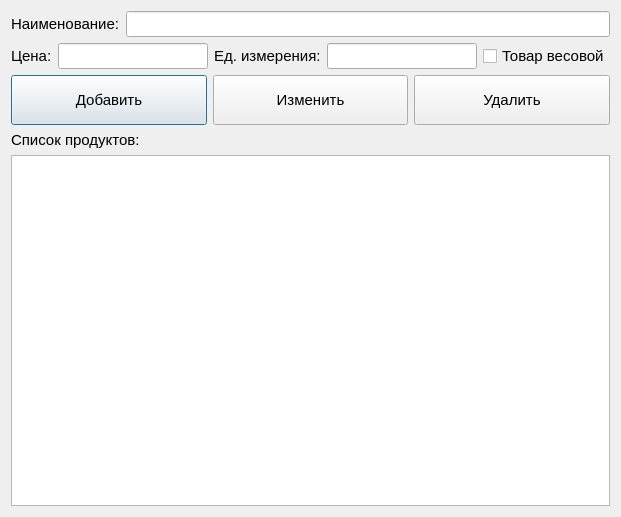
<?xml version="1.0" encoding="UTF-8"?>
<ui version="4.0">
 <class>FormEditProducts</class>
 <widget class="QDialog" name="FormEditProducts">
  <property name="geometry">
   <rect>
    <x>0</x>
    <y>0</y>
    <width>621</width>
    <height>517</height>
   </rect>
  </property>
  <property name="font">
   <font>
    <pointsize>11</pointsize>
   </font>
  </property>
  <property name="windowTitle">
   <string>Dialog</string>
  </property>
  <layout class="QVBoxLayout" name="verticalLayout_2">
   <item>
    <layout class="QVBoxLayout" name="verticalLayout">
     <item>
      <layout class="QHBoxLayout" name="horizontalLayout">
       <item>
        <widget class="QLabel" name="label_2">
         <property name="font">
          <font>
           <pointsize>11</pointsize>
          </font>
         </property>
         <property name="text">
          <string>Наименование:</string>
         </property>
        </widget>
       </item>
       <item>
        <widget class="QLineEdit" name="txtName"/>
       </item>
      </layout>
     </item>
     <item>
      <layout class="QHBoxLayout" name="horizontalLayout_3">
       <item>
        <widget class="QLabel" name="label_4">
         <property name="font">
          <font>
           <pointsize>11</pointsize>
          </font>
         </property>
         <property name="text">
          <string>Цена:</string>
         </property>
        </widget>
       </item>
       <item>
        <widget class="QLineEdit" name="txtPrice">
         <property name="maximumSize">
          <size>
           <width>250</width>
           <height>16777215</height>
          </size>
         </property>
         <property name="maxLength">
          <number>10</number>
         </property>
        </widget>
       </item>
       <item>
        <widget class="QLabel" name="label_5">
         <property name="font">
          <font>
           <pointsize>11</pointsize>
          </font>
         </property>
         <property name="text">
          <string>Ед. измерения:</string>
         </property>
        </widget>
       </item>
       <item>
        <widget class="QLineEdit" name="txtUnit">
         <property name="maximumSize">
          <size>
           <width>250</width>
           <height>16777215</height>
          </size>
         </property>
         <property name="maxLength">
          <number>10</number>
         </property>
        </widget>
       </item>
       <item>
        <widget class="QCheckBox" name="chkIsWeight">
         <property name="text">
          <string>Товар весовой</string>
         </property>
        </widget>
       </item>
      </layout>
     </item>
     <item>
      <layout class="QHBoxLayout" name="horizontalLayout_4">
       <item>
        <widget class="QPushButton" name="cmdCreate">
         <property name="minimumSize">
          <size>
           <width>0</width>
           <height>50</height>
          </size>
         </property>
         <property name="text">
          <string>Добавить</string>
         </property>
        </widget>
       </item>
       <item>
        <widget class="QPushButton" name="cmdEdit">
         <property name="minimumSize">
          <size>
           <width>0</width>
           <height>50</height>
          </size>
         </property>
         <property name="text">
          <string>Изменить</string>
         </property>
        </widget>
       </item>
       <item>
        <widget class="QPushButton" name="cmdRemove">
         <property name="minimumSize">
          <size>
           <width>0</width>
           <height>50</height>
          </size>
         </property>
         <property name="text">
          <string>Удалить</string>
         </property>
        </widget>
       </item>
      </layout>
     </item>
     <item>
      <widget class="QLabel" name="label">
       <property name="font">
        <font>
         <pointsize>11</pointsize>
        </font>
       </property>
       <property name="text">
        <string>Список продуктов:</string>
       </property>
      </widget>
     </item>
     <item>
      <widget class="QTableView" name="tableView">
       <property name="editTriggers">
        <set>QAbstractItemView::NoEditTriggers</set>
       </property>
       <property name="showDropIndicator" stdset="0">
        <bool>false</bool>
       </property>
       <property name="dragDropOverwriteMode">
        <bool>false</bool>
       </property>
       <property name="selectionMode">
        <enum>QAbstractItemView::SingleSelection</enum>
       </property>
       <property name="selectionBehavior">
        <enum>QAbstractItemView::SelectRows</enum>
       </property>
       <property name="gridStyle">
        <enum>Qt::DotLine</enum>
       </property>
      </widget>
     </item>
    </layout>
   </item>
  </layout>
 </widget>
 <resources/>
 <connections/>
</ui>
